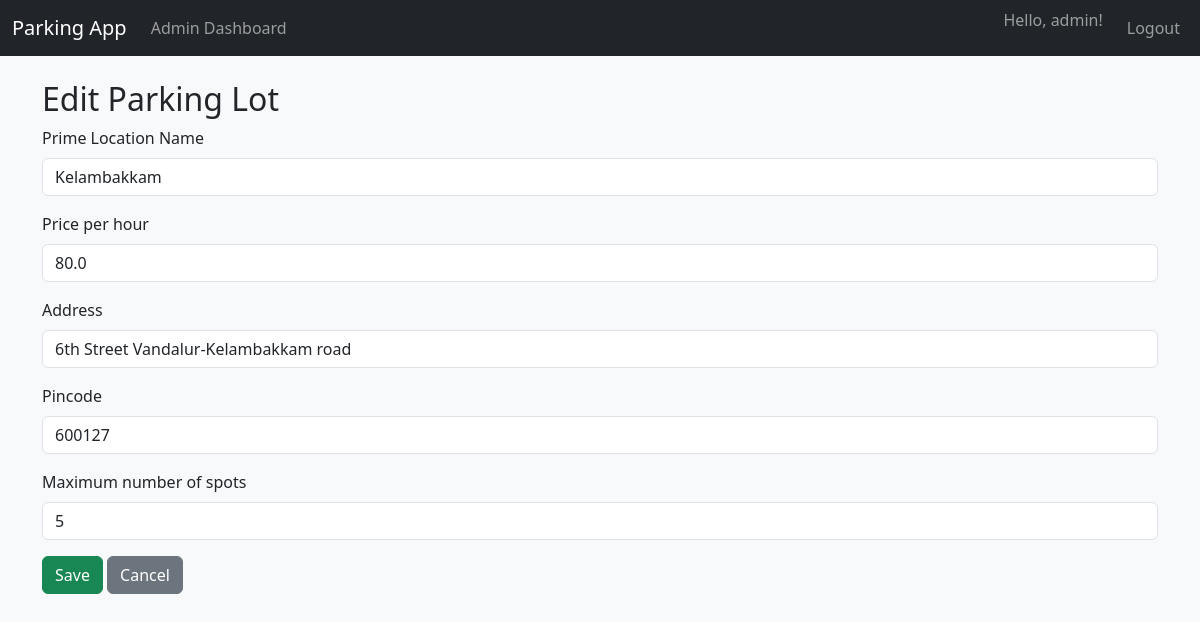
Screenshot of /admin/lots/1/edit (signed in) with the database file from the repository.
### parking/models.py (models this page shows, shortened)
class User(db.Model, UserMixin):
    __tablename__ = "users"
    id = db.Column(db.Integer, primary_key=True)
    username = db.Column(db.String(120), unique=True, nullable=False)
    password_hash = db.Column(db.String(255), nullable=False)
    role = db.Column(db.String(20), default="user")  # 'admin' or 'user'
    created_at = db.Column(db.DateTime, default=datetime.utcnow)
    reservations = db.relationship("Reservation", backref="user", lazy=True)
    def is_admin(self) -> bool:
        return self.role == "admin"

class ParkingLot(db.Model):
    __tablename__ = "parking_lots"
    id = db.Column(db.Integer, primary_key=True)
    prime_location_name = db.Column(db.String(200), nullable=False)
    price_per_hour = db.Column(db.Float, nullable=False)
    address = db.Column(db.String(255), nullable=False)
    pincode = db.Column(db.String(20), nullable=False)
    max_spots = db.Column(db.Integer, nullable=False)
    created_at = db.Column(db.DateTime, default=datetime.utcnow)
    spots = db.relationship("ParkingSpot", backref="lot", lazy=True, cascade="all, delete-orphan")

### parking/admin/routes.py (the view, shortened to what this page needs)
@admin_bp.route("/lots/<int:lot_id>/edit", methods=["GET", "POST"])
@login_required
@admin_required
def lot_edit(lot_id):
    lot = ParkingLot.query.get_or_404(lot_id)
    form = ParkingLotForm(obj=lot)
    return render_template("admin/lot_form.html", form=form, action="Edit")

### parking/admin/forms.py
class ParkingLotForm(FlaskForm):
    prime_location_name = StringField("Prime Location Name", validators=[DataRequired(), Length(max=200)])
    price_per_hour = FloatField("Price per hour", validators=[DataRequired(), NumberRange(min=0)])
    address = StringField("Address", validators=[DataRequired(), Length(max=255)])
    pincode = StringField("Pincode", validators=[DataRequired(), Length(max=20)])
    max_spots = IntegerField("Maximum number of spots", validators=[DataRequired(), NumberRange(min=1)])
    submit = SubmitField("Save")

### parking/__init__.py (called while the page is built)
def create_app():
    app = Flask(__name__)
    app.config.from_object("config.Config")
    db.init_app(app)
    login_manager.init_app(app)
    app.register_blueprint(auth_bp)
    app.register_blueprint(admin_bp, url_prefix="/admin")
    app.register_blueprint(user_bp, url_prefix="/user")
    @login_manager.user_loader
    def load_user(user_id):
        return User.query.get(int(user_id))
    with app.app_context():
        db.create_all()  # Ensure tables exist if not using create_db.py
    return app

### parking/admin/routes.py (called while the page is built)
def admin_required(func_):
    from functools import wraps
    @wraps(func_)
    def wrapper(*args, **kwargs):
        if not current_user.is_authenticated or not current_user.is_admin():
            abort(403)
        return func_(*args, **kwargs)
    return wrapper

### parking/templates/admin/lot_form.html (shortened to what this page needs)
{% extends "base.html" %}
{% block content %}
<h2>{{ action }} Parking Lot</h2>
<form method="POST" novalidate>
  <div class="mb-3">
    {{ form.prime_location_name.label(class="form-label") }}
    {{ form.prime_location_name(class="form-control") }}
  </div>
  <div class="mb-3">
    {{ form.price_per_hour.label(class="form-label") }}
    {{ form.price_per_hour(class="form-control") }}
  </div>
  <div class="mb-3">
    {{ form.address.label(class="form-label") }}
    {{ form.address(class="form-control") }}
  </div>
  <div class="mb-3">
    {{ form.pincode.label(class="form-label") }}
    {{ form.pincode(class="form-control") }}
  </div>
  <div class="mb-3">
    {{ form.max_spots.label(class="form-label") }}
    {{ form.max_spots(class="form-control") }}
  </div>
  {{ form.submit(class="btn btn-success") }}
  <a href="{{ url_for('admin.dashboard') }}" class="btn btn-secondary">Cancel</a>
</form>
{% endblock %}

### parking/templates/base.html (shortened to what this page needs)
<!doctype html>
<html lang="en">
<head>
  <link
      href="https://cdn.jsdelivr.net/npm/bootstrap@5.3.3/dist/css/bootstrap.min.css"
      rel="stylesheet"
  >
  <link rel="stylesheet" href="{{ url_for('static', filename='css/style.css') }}">
</head>
<body>
<nav class="navbar navbar-expand-lg navbar-dark bg-dark mb-4">
  <div class="container-fluid">
    <a class="navbar-brand" href="#">Parking App</a>
    <div class="collapse navbar-collapse" id="navbarColor">
      <ul class="navbar-nav me-auto mb-2 mb-lg-0">
        {% if current_user.is_authenticated %}
          {% if current_user.role == 'admin' %}
            <li class="nav-item">
              <a class="nav-link" href="{{ url_for('admin.dashboard') }}">Admin Dashboard</a>
            </li>
          {% else %}
            <li class="nav-item">
              <a class="nav-link" href="{{ url_for('user.dashboard') }}">Dashboard</a>
            </li>
          {% endif %}
        {% endif %}
      </ul>
      <ul class="navbar-nav">
        {% if current_user.is_authenticated %}
          <li class="nav-item">
            <span class="navbar-text me-3">Hello, {{ current_user.username }}!</span>
          </li>
          <li class="nav-item">
            <a class="nav-link" href="{{ url_for('auth.logout') }}">Logout</a>
          </li>
        {% endif %}
      </ul>
    </div>
  </div>
</nav>
<div class="container">
  {% block content %}{% endblock %}
</div>
</body>
</html>

### parking/static/css/style.css (style rules this page uses)
body { background-color: #f8f9fa; }

### rows the page displays
User: username "admin"
ParkingLot: prime_location_name "Kelambakkam", price_per_hour "80.0", address "6th Street Vandalur-Kelambakkam road", pincode "600127", max_spots "5"

### other values shown
{{ action }} "Edit"
